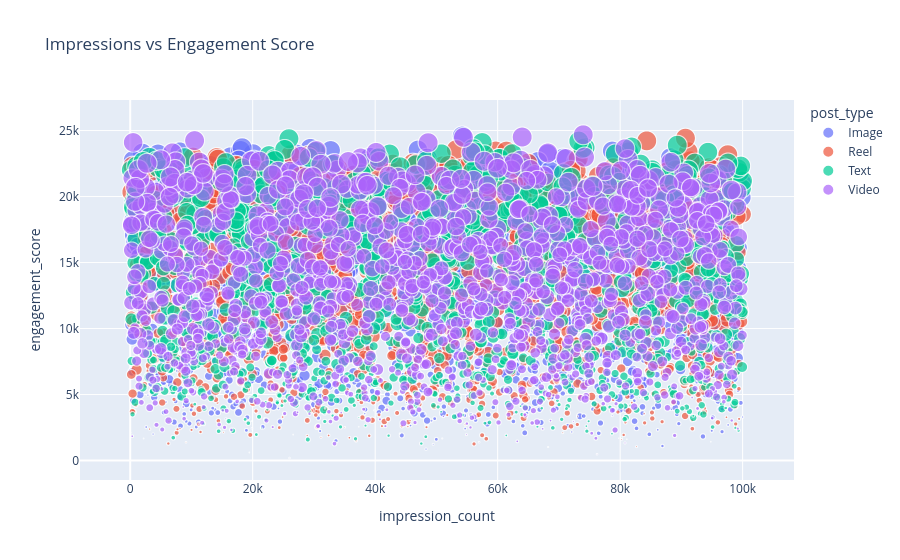

Here is the notebook cell this chart was saved with:
### Code cell
#Chart 14: Interactive Bubble Chart – Impressions vs Engagement 
fig = px.scatter(
    df,
    x='impression_count',
    y='engagement_score',
    size='likes',
    color='post_type',
    hover_data=['post_id'],
    title='Impressions vs Engagement Score',
    size_max=20
)

fig.show()

### Figure 1 — Plotly figure (JSON) as saved in the notebook; plotly's stock layout.template omitted (floating-point values rounded to 4 significant figures; data arrays with more than 128 entries replaced by an {"elided": "..."} marker saying what was removed)
{"data": [{"customdata": {"elided": "1247x1 int values"}, "hovertemplate": "post_type=Image<br>impression_count=%{x}<br>engagement_score=%{y}<br>likes=%{marker.size}<br>post_id=%{customdata[0]}<extra></extra>", "legendgroup": "Image", "marker": {"color": "#636efa", "size": {"elided": "1247 int values"}, "sizemode": "area", "sizeref": 49.99, "symbol": "circle"}, "mode": "markers", "name": "Image", "showlegend": true, "type": "scattergl", "x": {"elided": "1247 int values"}, "xaxis": "x", "y": {"elided": "1247 int values"}, "yaxis": "y"}, {"customdata": {"elided": "1283x1 int values"}, "hovertemplate": "post_type=Reel<br>impression_count=%{x}<br>engagement_score=%{y}<br>likes=%{marker.size}<br>post_id=%{customdata[0]}<extra></extra>", "legendgroup": "Reel", "marker": {"color": "#EF553B", "size": {"elided": "1283 int values"}, "sizemode": "area", "sizeref": 49.99, "symbol": "circle"}, "mode": "markers", "name": "Reel", "showlegend": true, "type": "scattergl", "x": {"elided": "1283 int values"}, "xaxis": "x", "y": {"elided": "1283 int values"}, "yaxis": "y"}, {"customdata": {"elided": "1245x1 int values"}, "hovertemplate": "post_type=Text<br>impression_count=%{x}<br>engagement_score=%{y}<br>likes=%{marker.size}<br>post_id=%{customdata[0]}<extra></extra>", "legendgroup": "Text", "marker": {"color": "#00cc96", "size": {"elided": "1245 int values"}, "sizemode": "area", "sizeref": 49.99, "symbol": "circle"}, "mode": "markers", "name": "Text", "showlegend": true, "type": "scattergl", "x": {"elided": "1245 int values"}, "xaxis": "x", "y": {"elided": "1245 int values"}, "yaxis": "y"}, {"customdata": {"elided": "1225x1 int values"}, "hovertemplate": "post_type=Video<br>impression_count=%{x}<br>engagement_score=%{y}<br>likes=%{marker.size}<br>post_id=%{customdata[0]}<extra></extra>", "legendgroup": "Video", "marker": {"color": "#ab63fa", "size": {"elided": "1225 int values"}, "sizemode": "area", "sizeref": 49.99, "symbol": "circle"}, "mode": "markers", "name": "Video", "showlegend": true, "type": "scattergl", "x": {"elided": "1225 int values"}, "xaxis": "x", "y": {"elided": "1225 int values"}, "yaxis": "y"}], "layout": {"legend": {"itemsizing": "constant", "title": {"text": "post_type"}, "tracegroupgap": 0}, "title": {"text": "Impressions vs Engagement Score"}, "xaxis": {"anchor": "y", "domain": [0, 1], "title": {"text": "impression_count"}}, "yaxis": {"anchor": "x", "domain": [0, 1], "title": {"text": "engagement_score"}}}}
